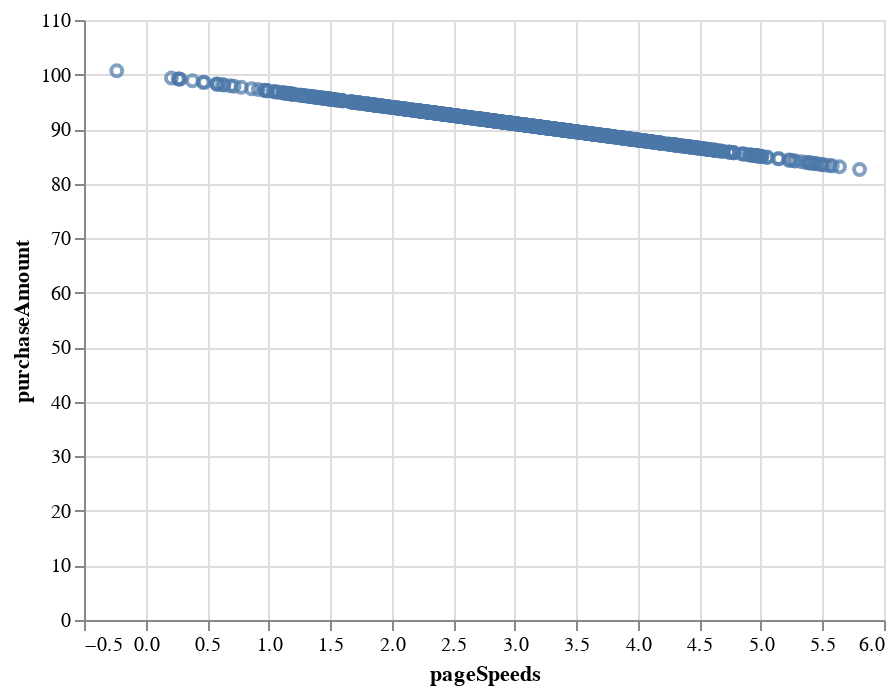

Here is the notebook cell this chart was saved with:
### Markdown cell above
(It doesn't match exactly just due to the math precision available on a computer.)

We can force a perfect correlation by fabricating a totally linear relationship (again, it's not exactly -1 just due to precision errors, but it's close enough to tell us there's a really good correlation here):

### Code cell
purchaseAmount = 100 - pageSpeeds * 3

data3 = pd.DataFrame(data={'pageSpeeds': pageSpeeds,
                          'purchaseAmount': purchaseAmount})

alt.Chart(data3).mark_point().encode(x='pageSpeeds:Q',
                                     y='purchaseAmount:Q')

### Figure 1 — Vega-Lite specification as saved in the notebook (floating-point values rounded to 4 significant figures; data arrays with more than 128 entries replaced by an {"elided": "..."} marker saying what was removed)
{"config": {"view": {"continuousWidth": 400, "continuousHeight": 300}}, "data": {"name": "data-073d80ea66681fd03137ac965d2b130c"}, "mark": "point", "encoding": {"x": {"type": "quantitative", "field": "pageSpeeds"}, "y": {"type": "quantitative", "field": "purchaseAmount"}}, "$schema": "https://vega.github.io/schema/vega-lite/v4.8.1.json", "datasets": {"data-073d80ea66681fd03137ac965d2b130c": {"elided": "1000 records"}}}
